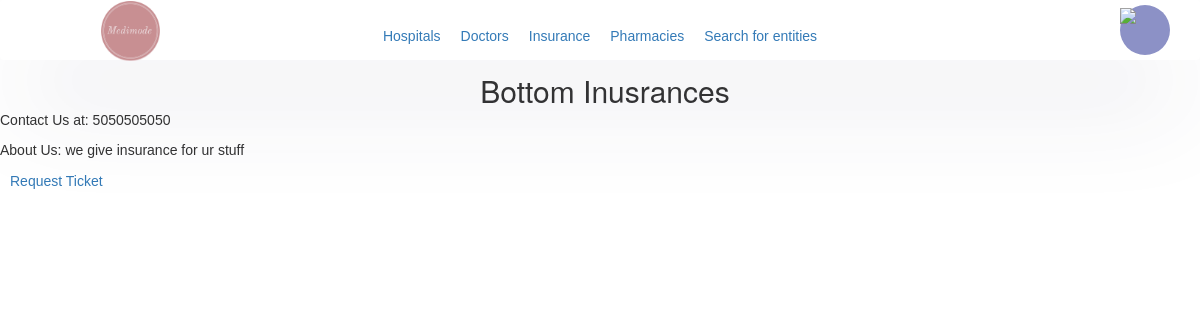
The app's page /medimode/insurance/22 (signed in) with its own data.
### medimode/models/user_models.py (models this page shows, shortened)
class Profile(models.Model):
	user = models.OneToOneField(User, on_delete=models.CASCADE, related_name='%(class)s')
	bio = models.TextField(max_length=500, blank=True)
	approved = models.BooleanField(default=False)
	@property
	def full_name(self):
		return self.user.first_name + " " + self.user.last_name

class User(AbstractUser):
	class UserRoleChoices(TextChoices):
		PATIENT = "patient"
		DOCTOR = "doctor"
		HOSPITAL = "hospital"
		PHARMACY = "pharmacy"
		INSURANCE = "insurance"
	role = models.TextField(choices=UserRoleChoices.choices, null=True)
	OTP_seed = encrypt(models.TextField(default=gen_otpseed))
	stripe_acct = models.TextField(max_length=100, blank=True)
	public_key = models.TextField(max_length=100, blank=True)

class Organisation(Profile):
	contact_number = models.BigIntegerField(validators=[MinValueValidator(1000_0000), MaxValueValidator(99_9999_9999)])
	image0 = models.OneToOneField(Document, on_delete=models.RESTRICT, related_name="img0_%(class)s")
	image1 = models.OneToOneField(Document, on_delete=models.RESTRICT, related_name="img1_%(class)s")
	location_state = models.TextField(max_length=200, default="Delhi")
	location_city = models.TextField(max_length=200, default="New Delhi")
	location = models.TextField(max_length=200)
	class Meta:
		abstract = True

class Insurance(Organisation):
	pass
	class Meta:
		verbose_name_plural = "Insurance Firms"

### medimode/modules/catalogue/views.py (the view)
# urls.py: path('insurance/<int:pk>', views.InsuranceView.as_view(), name='insurance_details'),
class InsuranceView(AuthDetailView):
	template_name = 'medimode/catalogue/insurance_detail.html'
	model = Insurance

### medimode/views_base.py (called while the page is built)
	def test_func(self):
		return self.request.user.is_staff or self.request.user.profile.approved

### templates/medimode/catalogue/insurance_detail.html (shortened to what this page needs)
{% load static %}
<!DOCTYPE html>
<html lang="en">
<head>
    <link href="{% static 'home.css' %}" rel="stylesheet" />
    <link rel="stylesheet" href="https://maxcdn.bootstrapcdn.com/bootstrap/3.4.1/css/bootstrap.min.css">
</head>
<body>
    {% include 'navbar.html' %}
<h2 class="text-center">{{ object.full_name | safe}}</h2>
<p>Contact Us at: {{ object.contact_number | safe}}</p>
<p>About Us: {{ object.bio | safe}}</p>
<a href="/medimode/issue_ticket?issued_to={{ object.pk }}">Request Ticket</a>
</body>
</html>

### static/home.css (style rules this page uses)
* { margin: 0; padding: 0; box-sizing: border-box; font-family: sans-serif; }
a { margin-left: 10px; margin-right: 10px; color: rgba(93, 193, 193, 0.973); }
h2 { justify-content: center; align-items: center; display: flex; height: 2rem; margin-left: 1rem; color: rgb(240, 111, 111); text-align: center; }

### records on screen
Profile: full_name "Bottom Inusrances", bio "we give insurance for ur stuff"
Insurance: contact_number "5050505050"
